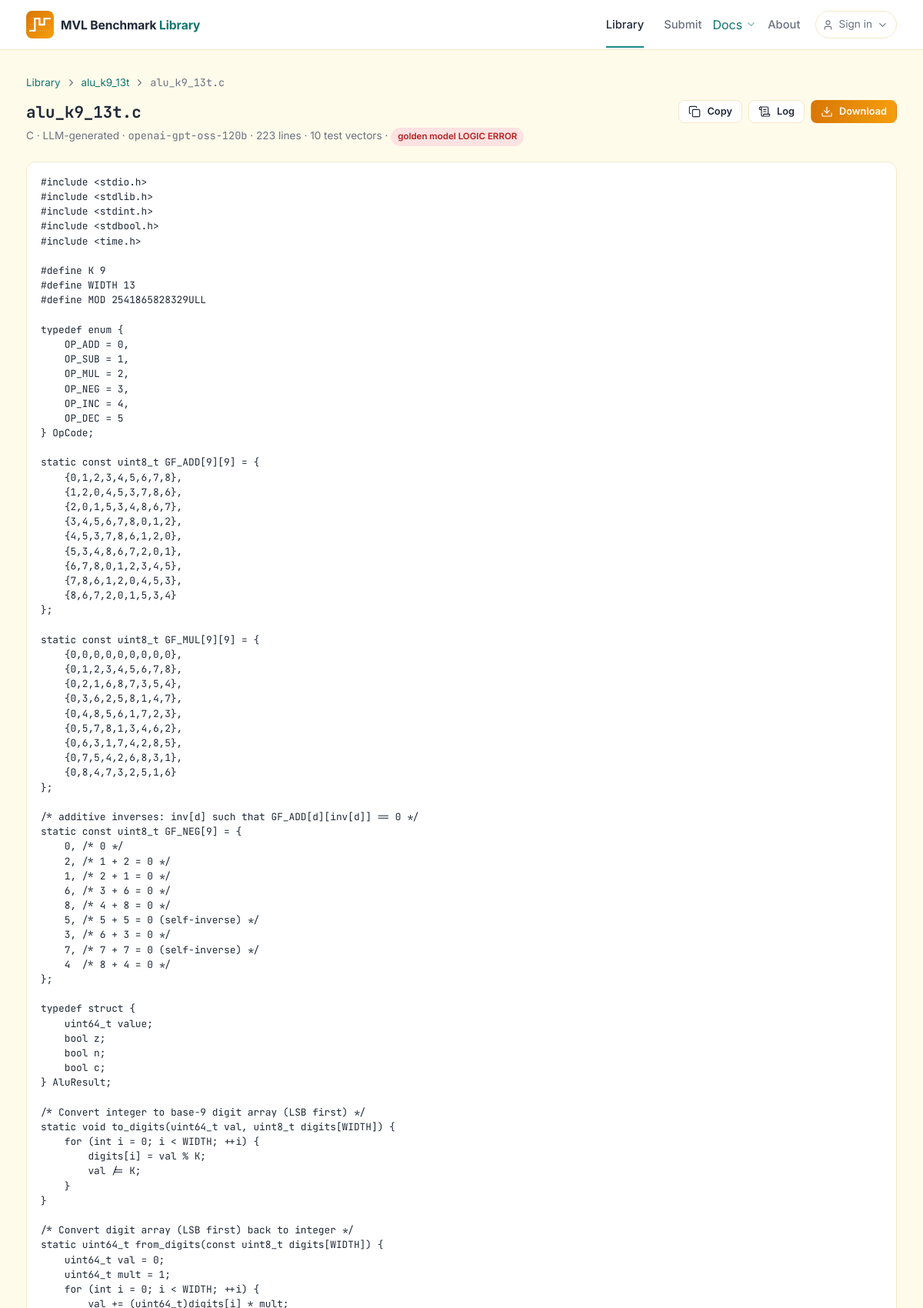
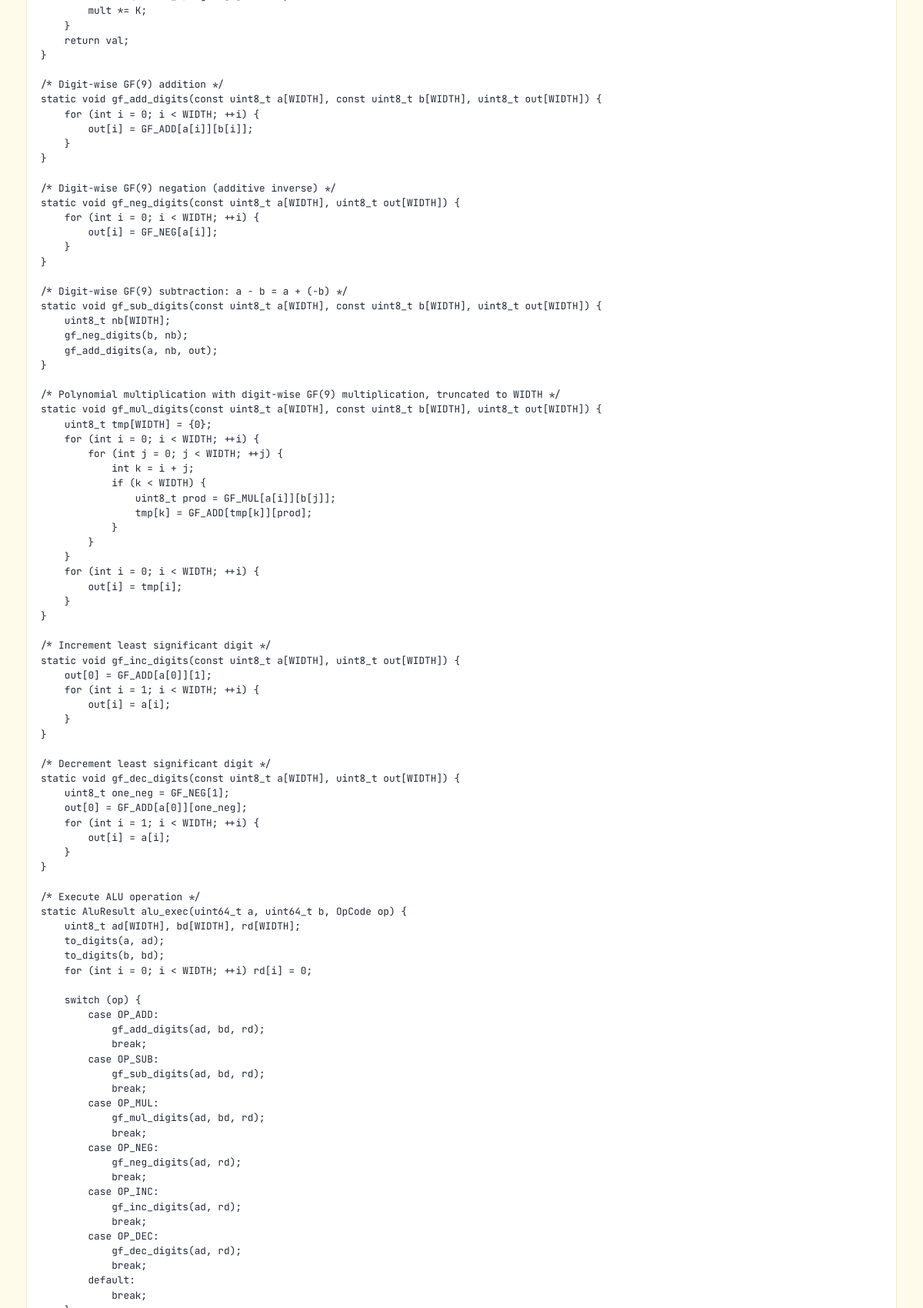
The page /library/alu_k9_13t/429 (upper part) on the database its author committed (2 pictures, top to bottom).
### src/library/models.py (models this page shows, shortened)
class Benchmark(Base):
    __tablename__ = 'benchmarks'
    id = Column(Integer, primary_key=True)
    slug = Column(String(64), unique=True, nullable=False, index=True)   # alu_k3_8t
    module_type = Column(String(32), nullable=False, index=True)
    k_value = Column(Integer, nullable=False, index=True)
    bitwidth = Column(Integer, nullable=False, index=True)
    logic_type = Column(String(64), nullable=False)                       # "GF(3)", "GF(2^2)", "mod 6"
    logic_family = Column(String(16), nullable=False, index=True)         # gf-prime / gf-ext / ring
    mod_value = Column(BigInteger, nullable=False)
    operations = Column(JSON, nullable=False, default=list)
    params = Column(JSON, nullable=False, default=dict)
    title = Column(String(160), nullable=False)
    description = Column(Text, nullable=False, default='')
    status = Column(String(16), nullable=False, default='published', index=True)
    created_at = Column(DateTime, nullable=False, default=datetime.utcnow, index=True)
    updated_at = Column(DateTime, nullable=False, default=datetime.utcnow, onupdate=datetime.utcnow)
    download_count = Column(Integer, nullable=False, default=0)
    implementations = relationship('Implementation', back_populates='benchmark',
                                   cascade='all, delete-orphan',
                                   order_by='Implementation.language')
    review_events = relationship('ReviewEvent', back_populates='benchmark',
                                 cascade='all, delete-orphan', order_by='ReviewEvent.created_at')
    __table_args__ = (UniqueConstraint('slug', name='uq_benchmark_slug'),)

class Implementation(Base):
    __tablename__ = 'implementations'
    id = Column(Integer, primary_key=True)
    benchmark_id = Column(Integer, ForeignKey('benchmarks.id', ondelete='CASCADE'),
                          nullable=False, index=True)
    language = Column(String(16), nullable=False, index=True)
    filename = Column(String(128), nullable=False)
    code = deferred(Column(Text, nullable=False))
    sha256 = Column(String(64), nullable=False, index=True)
    source = Column(String(24), nullable=False, default='llm-generated', index=True)
    provider = Column(String(32))
    model_requested = Column(String(96))
    model_responded = Column(String(96))
    prompt_hash = Column(String(64))          # sha256 of the generation prompt (LLM sources)
    generated_at = Column(DateTime)
    loc = Column(Integer, nullable=False, default=0)
    test_vectors = Column(Integer, nullable=False, default=0)
    sim_status = Column(String(16), nullable=False, default='unverified')      # pass / fail / unverified
    sim_passed = Column(Integer, nullable=False, default=0)
    sim_total = Column(Integer, nullable=False, default=0)
    golden_status = Column(String(16), nullable=False, default='unverified')   # PASS / LOGIC_ERROR / ... / unverified
    golden_passed = Column(Integer, nullable=False, default=0)
    golden_compared = Column(Integer, nullable=False, default=0)
    verification_strength = Column(String(48))   # "random(N=50, seed=42)" / "exhaustive" / "bounded-formal"
    verification_meta = Column(JSON)             # {tools: {gcc: "15.2.0"...}, golden_model: "1.0", strategies: {...}}
    verification_report = deferred(Column(JSON))  # ValidationReport.summary() (strategy A) + strategy B summary
    verification_log = deferred(Column(Text))     # raw simulator output (truncated)
    verified_at = Column(DateTime)
    submitter_name = Column(String(120))
    submitter_email = Column(String(160))
    submitter_affiliation = Column(String(200))
    notes = Column(Text, default='')
    license = Column(String(24), nullable=False, default=LICENSE_ID)
    version = Column(Integer, nullable=False, default=1)
    status = Column(String(16), nullable=False, default='published', index=True)
    created_at = Column(DateTime, nullable=False, default=datetime.utcnow)
    download_count = Column(Integer, nullable=False, default=0)
    benchmark = relationship('Benchmark', back_populates='implementations')
    @property
    def language_label(self):
        return LANGUAGES.get(self.language, self.language)
    @property
    def source_label(self):
        return SOURCES.get(self.source, self.source)

### web/blueprints/library.py (the view)
@bp.route('/benchmark/<slug>/<int:impl_id>')
@bp.route('/library/<slug>/<int:impl_id>')
def view_code(slug, impl_id):
    with session_scope() as s:
        b, i = _load_impl(s, slug, impl_id)
        return render_template('library/code.html', b=b, i=i, report=i.verification_report or {}, **_LABELS)

### src/library/db.py (called while the page is built, shortened)
def get_engine():
    global _engine, _Session
    return _engine

@contextmanager
def session_scope():
    get_engine()
    session = _Session()
    try:
        yield session
        session.commit()
    except Exception:
        session.rollback()
        raise
    finally:
        session.close()

### src/library/service.py (called while the page is built)
def get_benchmark(session, slug: str) -> Optional[Benchmark]:
    return session.execute(select(Benchmark).where(Benchmark.slug == slug)).scalar_one_or_none()

### web/app.py (called while the page is built, shortened)
def _site_status():
    import time
    from library import service
    from library.db import session_scope
    now = time.time()
    return _status_cache['value']

@app.context_processor
def _inject_globals():
    from library import service
    from library.models import GOLDEN_MODEL_VERSION
    css = Path(__file__).parent / 'static' / 'css' / 'library.css'
    return {'is_authed': is_authed(),
            'site_status': _site_status(),
            'format_version': service.FORMAT_VERSION,
            'golden_version': GOLDEN_MODEL_VERSION,
            'asset_version': int(css.stat().st_mtime) if css.exists() else 0}   # cache-busting

### web/blueprints/auth.py (called while the page is built)
def is_authed() -> bool:
    return bool(session.get('authed'))

### web/blueprints/library.py (called while the page is built)
def _load_impl(s, slug, impl_id):
    b = service.get_benchmark(s, slug)
    if b is None:
        abort(404)
    impl = next((i for i in b.implementations if i.id == impl_id and i.status == 'published'), None)
    if impl is None:
        abort(404)
    return b, impl

### web/templates/library/code.html (shortened to what this page needs)
{% extends "base.html" %}
{% set nav = 'library' %}
{% block content %}
<div class="crumbs">
    <a href="{{ url_for('library.browse') }}">Library</a> <i data-lucide="chevron-right" class="icon-sm icon"></i>
    <a href="{{ url_for('library.detail', slug=b.slug) }}">{{ b.slug }}</a> <i data-lucide="chevron-right" class="icon-sm icon"></i>
    <span class="mono">{{ i.filename }}</span>
</div>
<div class="detail-head">
    <div>
        <h1 class="mono" style="font-size:1.3rem">{{ i.filename }}</h1>
        <div class="small muted">
            {{ i.language_label }} · {{ i.source_label }}{% if i.model_responded %} · <span class="mono">{{ i.model_responded }}</span>{% endif %}
            · {{ i.loc }} lines · {{ i.test_vectors }} test vectors ·
            {% if i.golden_status == 'PASS' %}<span class="tag ok">golden model PASS {{ i.golden_passed }}/{{ i.golden_compared }}</span>
            {% elif i.golden_status == 'unverified' %}<span class="tag">unverified</span>
            {% else %}<span class="tag err">golden model {{ i.golden_status.replace('_',' ') }}</span>{% endif %}
        </div>
    </div>
    <div class="detail-actions">
        <button class="btn btn-outline btn-sm" onclick="navigator.clipboard.writeText(document.getElementById('src').textContent).then(()=>{this.textContent='Copied'})"><i data-lucide="copy" class="icon"></i> Copy</button>
        <a href="{{ url_for('library.view_log', slug=b.slug, impl_id=i.id) }}" class="btn btn-outline btn-sm" target="_blank" rel="noopener"><i data-lucide="scroll-text" class="icon"></i> Log</a>
        <a href="{{ url_for('library.download_impl', slug=b.slug, impl_id=i.id) }}" class="btn btn-primary btn-sm"><i data-lucide="download" class="icon"></i> Download</a>
    </div>
</div>
<pre class="code" style="max-height:none"><code id="src" class="language-{{ {'c': 'c', 'python': 'python', 'verilog': 'verilog', 'systemverilog': 'verilog', 'vhdl': 'vhdl', 'systemc': 'cpp'}.get(i.language, 'plaintext') }}">{{ i.code }}</code></pre>
{% set a = report.strategy_a or {} %}
{% set bb = report.strategy_b or {} %}
{% endblock %}

### web/static/css/library.css (style rules this page uses)
:root { --bg: #FFFBEB; --surface: #FFFFFF; --border: #F3E8C8; --text: #1F2937; --text-muted: #6B7280; --primary-from: #D97706; --primary-to: #F59E0B; --link: #198C8A; --link-hover: #0F766E; --ok-bg: #E6F4F3; --ok-fg: #0F766E; --warn-bg: #FEF3C7; --warn-fg: #92400E; --err-bg: #FEE2E2; --err-fg: #B91C1C; --radius: 12px; --radius-sm: 8px; --shadow: 0 1px 2px rgb(31 41 55 / .06); --font: 'Inter', -apple-system, BlinkMacSystemFont, 'Segoe UI', Roboto, sans-serif; --mono: 'JetBrains Mono', ui-monospace, SFMono-Regular, Menlo, Consolas, monospace; --primary-gradient: linear-gradient(90deg, var(--primary-from), var(--primary-to)); }
* { box-sizing: border-box; margin: 0; padding: 0; }
html { scroll-behavior: smooth; }
body { font-family: var(--font); background: var(--bg); color: var(--text); line-height: 1.55; min-height: 100vh; display: flex; flex-direction: column; }
a { color: var(--link-hover); text-decoration: none; }
code, pre, .mono { font-family: var(--mono); }
.muted { color: var(--text-muted); }
.small { font-size: .85rem; }
.icon { width: 18px; height: 18px; stroke-width: 1.75; vertical-align: -3px; flex: none; }
.icon-sm { width: 15px; height: 15px; }
.btn { display: inline-flex; align-items: center; justify-content: center; gap: 8px; padding: 10px 18px; border-radius: var(--radius); font-weight: 600; font-size: .9rem; border: 1px solid transparent; cursor: pointer; font-family: inherit; line-height: 1.2; white-space: nowrap; transition: filter .15s, background .15s; }
.btn-primary { background: var(--primary-gradient); color: var(--surface); }
.btn-outline { background: var(--surface); color: var(--text); border-color: var(--border); }
.btn-sm { padding: 6px 12px; font-size: .8rem; border-radius: var(--radius-sm); }
.btn .icon { width: 16px; height: 16px; }
.tag { display: inline-flex; align-items: center; gap: 4px; font-size: .72rem; padding: 2px 8px; border-radius: 999px; background: var(--bg); border: 1px solid var(--border); color: var(--text-muted); font-weight: 600; }
.tag.err { background: var(--err-bg); border-color: var(--err-bg); color: var(--err-fg); }
.crumbs { font-size: .84rem; color: var(--text-muted); margin-bottom: 12px; display: flex; gap: 6px; align-items: center; flex-wrap: wrap; }
.detail-head { display: flex; justify-content: space-between; align-items: flex-start; gap: 20px; margin-bottom: 20px; flex-wrap: wrap; }
.detail-head h1 { font-size: 1.65rem; margin-bottom: 4px; }
.detail-actions { display: flex; gap: 8px; flex-wrap: wrap; }
pre.code { background: var(--surface); border: 1px solid var(--border); border-radius: var(--radius); padding: 16px 18px; font-size: .8rem; line-height: 1.5; overflow: auto; max-height: 560px; tab-size: 4; color: var(--text); }
pre.code code { font-family: var(--mono); background: none; padding: 0; }

### rows shown on the page
Benchmark: slug "alu_k9_13t"
Implementation: filename "alu_k9_13t.c", language_label "C", source_label "LLM-generated", model_responded "openai-gpt-oss-120b", loc "223", test_vectors "10", golden_status.replace "LOGIC ERROR"

### other values the page prints
{{ 'Maintainer' if is_authed else 'Sign in' }} "Sign in"
